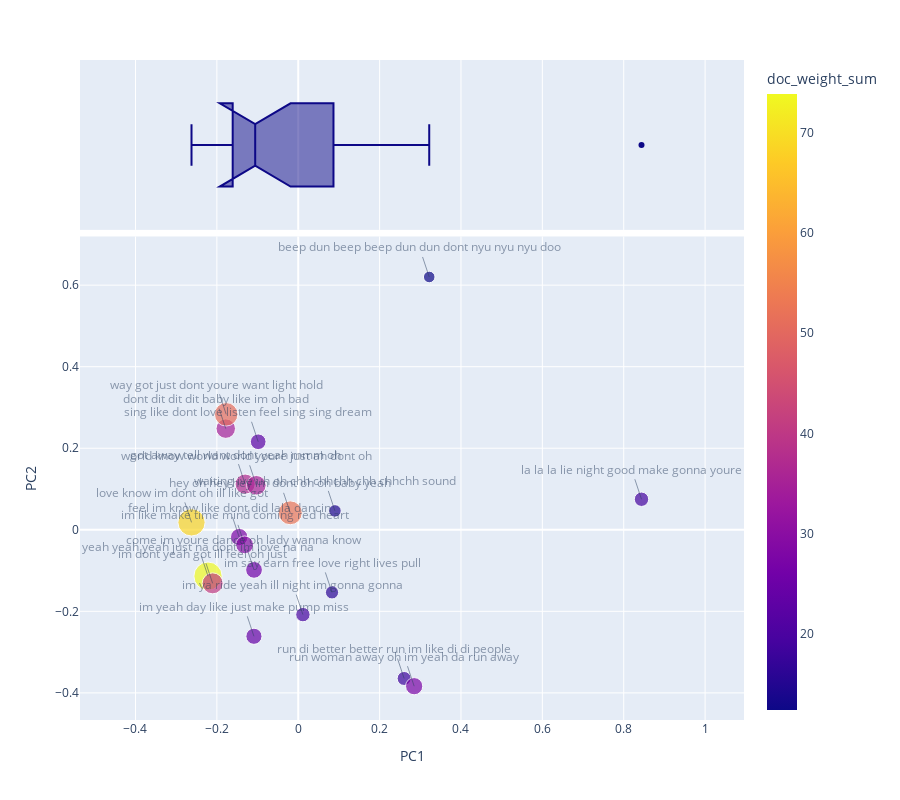

Notebook code cell kept with this figure:
### Code cell
fig = px.scatter(DCM_T.join(TOPICS), "PC1", "PC2", color='doc_weight_sum', hover_name='top_terms', hover_data=['doc_weight_sum'], marginal_x='box', symbol=None, size='doc_weight_sum', height=800)

for i, row in DCM_T.join(TOPICS).iterrows():
    fig.add_annotation(x=row['PC1'], y=row['PC2'], text=row['top_terms'], showarrow=True, opacity = .5)

fig.show()

### Figure 1 — Plotly figure (JSON) as saved in the notebook; plotly's stock layout.template omitted (floating-point values rounded to 4 significant figures)
{"data": [{"customdata": [[14.47], [25.89], [37.27], [24.07], [73.83], [16.06], [35.02], [22.67], [18.16], [40.7], [27.88], [19.15], [12.43], [50.96], [35.55], [52.59], [27.41], [19.1], [29.23], [68.57]], "hovertemplate": "<b>%{hovertext}</b><br><br>PC1=%{x}<br>PC2=%{y}<br>doc_weight_sum=%{marker.color}<extra></extra>", "hovertext": ["waiting ive uh oh chh chhchh chh chhchh sound", "come im youre dance oh lady wanna know", "got away tell want dont yeah mmm oh", "im yeah day like just make pump miss", "yeah yeah yeah just na dont im love na na", "im say earn free love right lives pull", "dont dit dit dit baby like im oh bad", "sing like dont love listen feel sing sing dream", "run di better better run im like di di people", "im dont yeah got ill feel oh just", "feel im know like dont did lala dancin", "la la la lie night good make gonna youre", "beep dun beep beep dun dun dont nyu nyu nyu doo", "way got just dont youre want light hold", "world know world world youre just ah dont oh", "hey oh hey hey im dont oh oh baby yeah", "run woman away oh im yeah da run away", "im ya ride yeah ill night im gonna gonna", "im like make time mind coming red heart", "love know im dont oh ill like got"], "legendgroup": "", "marker": {"color": [14.47, 25.89, 37.27, 24.07, 73.83, 16.06, 35.02, 22.67, 18.16, 40.7, 27.88, 19.15, 12.43, 50.96, 35.55, 52.59, 27.41, 19.1, 29.23, 68.57], "coloraxis": "coloraxis", "size": [14.47, 25.89, 37.27, 24.07, 73.83, 16.06, 35.02, 22.67, 18.16, 40.7, 27.88, 19.15, 12.43, 50.96, 35.55, 52.59, 27.41, 19.1, 29.23, 68.57], "sizemode": "area", "sizeref": 0.1846, "symbol": "circle"}, "mode": "markers", "name": "", "orientation": "v", "showlegend": false, "type": "scatter", "x": [0.09025, -0.1086, -0.1305, -0.1089, -0.2218, 0.08302, -0.1782, -0.0984, 0.2603, -0.2103, -0.1451, 0.8437, 0.322, -0.1771, -0.103, -0.01964, 0.2849, 0.01147, -0.1318, -0.2623], "xaxis": "x", "y": [0.04632, -0.09839, 0.1121, -0.2612, -0.1137, -0.1535, 0.2481, 0.2159, -0.3647, -0.1314, -0.01789, 0.07487, 0.62, 0.2832, 0.1091, 0.04163, -0.3836, -0.2081, -0.03694, 0.01817], "yaxis": "y"}, {"alignmentgroup": "True", "customdata": [[14.47], [25.89], [37.27], [24.07], [73.83], [16.06], [35.02], [22.67], [18.16], [40.7], [27.88], [19.15], [12.43], [50.96], [35.55], [52.59], [27.41], [19.1], [29.23], [68.57]], "hovertemplate": "<b>%{hovertext}</b><br><br>PC1=%{x}<br>doc_weight_sum=%{customdata[0]}<extra></extra>", "hovertext": ["waiting ive uh oh chh chhchh chh chhchh sound", "come im youre dance oh lady wanna know", "got away tell want dont yeah mmm oh", "im yeah day like just make pump miss", "yeah yeah yeah just na dont im love na na", "im say earn free love right lives pull", "dont dit dit dit baby like im oh bad", "sing like dont love listen feel sing sing dream", "run di better better run im like di di people", "im dont yeah got ill feel oh just", "feel im know like dont did lala dancin", "la la la lie night good make gonna youre", "beep dun beep beep dun dun dont nyu nyu nyu doo", "way got just dont youre want light hold", "world know world world youre just ah dont oh", "hey oh hey hey im dont oh oh baby yeah", "run woman away oh im yeah da run away", "im ya ride yeah ill night im gonna gonna", "im like make time mind coming red heart", "love know im dont oh ill like got"], "legendgroup": "", "marker": {"color": "#0d0887", "symbol": "circle"}, "name": "", "notched": true, "offsetgroup": "", "showlegend": false, "type": "box", "x": [0.09025, -0.1086, -0.1305, -0.1089, -0.2218, 0.08302, -0.1782, -0.0984, 0.2603, -0.2103, -0.1451, 0.8437, 0.322, -0.1771, -0.103, -0.01964, 0.2849, 0.01147, -0.1318, -0.2623], "xaxis": "x2", "yaxis": "y2"}], "layout": {"annotations": [{"opacity": 0.5, "showarrow": true, "text": "waiting ive uh oh chh chhchh chh chhchh sound", "x": 0.09025, "y": 0.04632}, {"opacity": 0.5, "showarrow": true, "text": "come im youre dance oh lady wanna know", "x": -0.1086, "y": -0.09839}, {"opacity": 0.5, "showarrow": true, "text": "got away tell want dont yeah mmm oh", "x": -0.1305, "y": 0.1121}, {"opacity": 0.5, "showarrow": true, "text": "im yeah day like just make pump miss", "x": -0.1089, "y": -0.2612}, {"opacity": 0.5, "showarrow": true, "text": "yeah yeah yeah just na dont im love na na", "x": -0.2218, "y": -0.1137}, {"opacity": 0.5, "showarrow": true, "text": "im say earn free love right lives pull", "x": 0.08302, "y": -0.1535}, {"opacity": 0.5, "showarrow": true, "text": "dont dit dit dit baby like im oh bad", "x": -0.1782, "y": 0.2481}, {"opacity": 0.5, "showarrow": true, "text": "sing like dont love listen feel sing sing dream", "x": -0.0984, "y": 0.2159}, {"opacity": 0.5, "showarrow": true, "text": "run di better better run im like di di people", "x": 0.2603, "y": -0.3647}, {"opacity": 0.5, "showarrow": true, "text": "im dont yeah got ill feel oh just", "x": -0.2103, "y": -0.1314}, {"opacity": 0.5, "showarrow": true, "text": "feel im know like dont did lala dancin", "x": -0.1451, "y": -0.01789}, {"opacity": 0.5, "showarrow": true, "text": "la la la lie night good make gonna youre", "x": 0.8437, "y": 0.07487}, {"opacity": 0.5, "showarrow": true, "text": "beep dun beep beep dun dun dont nyu nyu nyu doo", "x": 0.322, "y": 0.62}, {"opacity": 0.5, "showarrow": true, "text": "way got just dont youre want light hold", "x": -0.1771, "y": 0.2832}, {"opacity": 0.5, "showarrow": true, "text": "world know world world youre just ah dont oh", "x": -0.103, "y": 0.1091}, {"opacity": 0.5, "showarrow": true, "text": "hey oh hey hey im dont oh oh baby yeah", "x": -0.01964, "y": 0.04163}, {"opacity": 0.5, "showarrow": true, "text": "run woman away oh im yeah da run away", "x": 0.2849, "y": -0.3836}, {"opacity": 0.5, "showarrow": true, "text": "im ya ride yeah ill night im gonna gonna", "x": 0.01147, "y": -0.2081}, {"opacity": 0.5, "showarrow": true, "text": "im like make time mind coming red heart", "x": -0.1318, "y": -0.03694}, {"opacity": 0.5, "showarrow": true, "text": "love know im dont oh ill like got", "x": -0.2623, "y": 0.01817}], "coloraxis": {"colorbar": {"title": {"text": "doc_weight_sum"}}, "colorscale": [[0, "#0d0887"], [0.1111, "#46039f"], [0.2222, "#7201a8"], [0.3333, "#9c179e"], [0.4444, "#bd3786"], [0.5556, "#d8576b"], [0.6667, "#ed7953"], [0.7778, "#fb9f3a"], [0.8889, "#fdca26"], [1, "#f0f921"]]}, "height": 800, "legend": {"itemsizing": "constant", "tracegroupgap": 0}, "margin": {"t": 60}, "xaxis": {"anchor": "y", "domain": [0, 1], "title": {"text": "PC1"}}, "xaxis2": {"anchor": "y2", "domain": [0, 1], "matches": "x", "showgrid": true, "showticklabels": false}, "yaxis": {"anchor": "x", "domain": [0, 0.7326], "title": {"text": "PC2"}}, "yaxis2": {"anchor": "x2", "domain": [0.7426, 1], "matches": "y2", "showgrid": false, "showline": false, "showticklabels": false, "ticks": ""}}}
